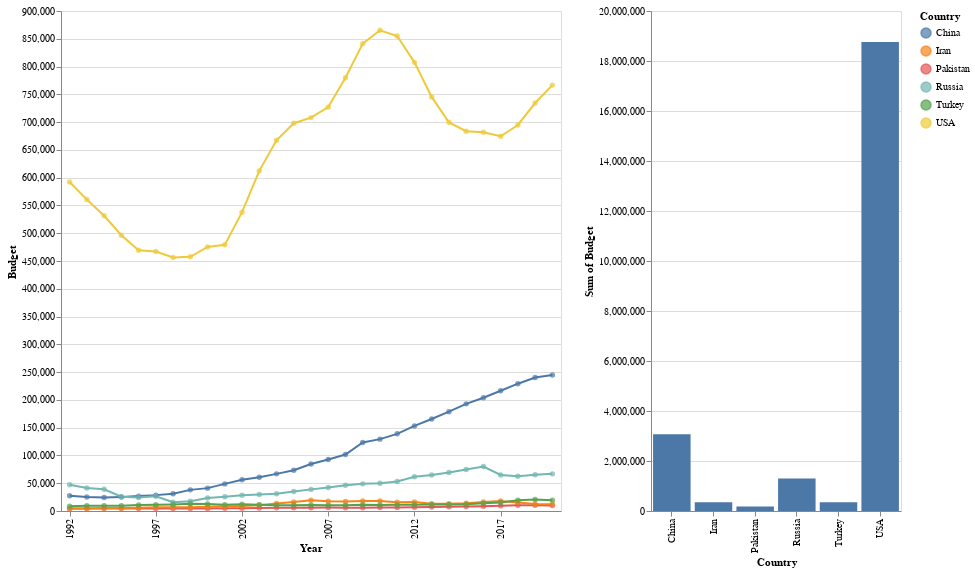

Notebook source saved alongside this figure:
### Code cell
strong_and_enemies = ["USA", "China", "Russia", "Iran", "Pakistan", "Turkey"]
budget_line, line_df = sipri.budget_line_chart(strong_and_enemies, meaningful_world[::5])
budget_bar, bar_df = sipri.spending_bar_chart(strong_and_enemies, meaningful_world)
display(bar_df)
budget_line | budget_bar

### Figure 1 — Vega-Lite specification as saved in the notebook (floating-point values rounded to 4 significant figures; data arrays with more than 128 entries replaced by an {"elided": "..."} marker saying what was removed)
{"config": {"view": {"continuousWidth": 400, "continuousHeight": 300}}, "hconcat": [{"layer": [{"mark": "line", "encoding": {"color": {"type": "nominal", "field": "Country"}, "x": {"type": "ordinal", "axis": {"values": [1992, 1997, 2002, 2007, 2012, 2017, 2021]}, "field": "Year"}, "y": {"type": "quantitative", "field": "Budget"}}, "height": 500, "width": 500}, {"mark": "circle", "encoding": {"color": {"type": "nominal", "field": "Country"}, "x": {"type": "ordinal", "axis": {"values": [1992, 1997, 2002, 2007, 2012, 2017, 2021]}, "field": "Year"}, "y": {"type": "quantitative", "field": "Budget"}}, "height": 500, "width": 500}], "data": {"name": "data-44fce724dbce77e8bc6c69152e0ae5af"}}, {"data": {"name": "data-44fce724dbce77e8bc6c69152e0ae5af"}, "mark": "bar", "encoding": {"x": {"type": "nominal", "field": "Country"}, "y": {"type": "quantitative", "aggregate": "sum", "field": "Budget"}}, "height": 500, "width": 250}], "$schema": "https://vega.github.io/schema/vega-lite/v4.8.1.json", "datasets": {"data-44fce724dbce77e8bc6c69152e0ae5af": {"elided": "174 records"}}}
